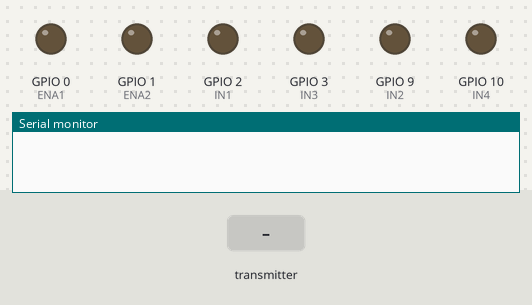
Simulated run of this sketch. Board: ESP32-S3. Parts: output pins drawn as LEDs (lit = HIGH), the last lines printed to the serial monitor. The test bench sets the inputs (shaded band).

Above: at 1.2 s.
1.3 s: the transmitter starts sending adel = 1
At 2.2 s:
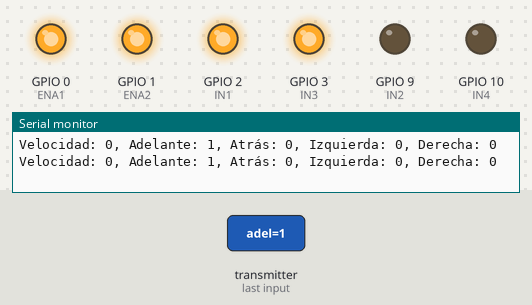
2.8 s: the transmitter starts sending izqu = 1
At 3.4 s:
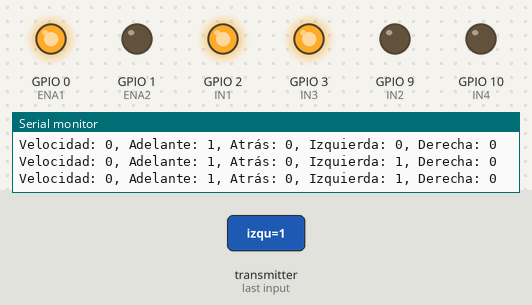
4.3 s: the transmitter starts sending dere = 1
At 5.5 s:
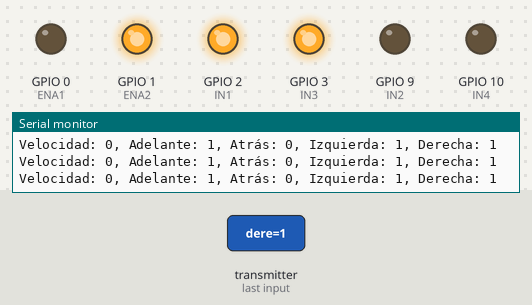
5.8 s: the transmitter starts sending adel = 0
At 6.8 s:
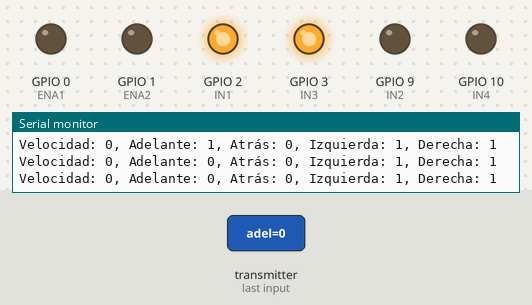
7.3 s: the transmitter starts sending atra = 1
At 8.0 s:
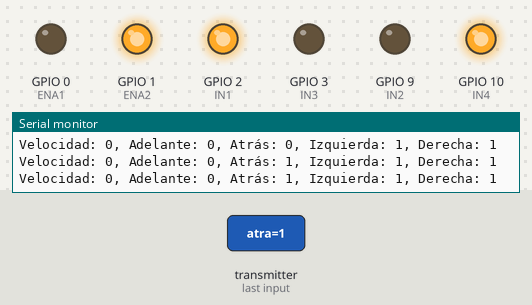
8.8 s: the transmitter starts sending dere = 0
At 9.1 s:
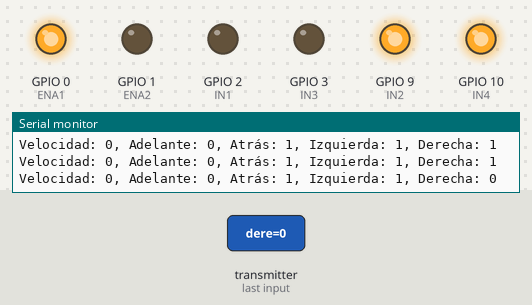
Timing chart, 0 to 11.3 s (numbered marks = the images above; inputs shaded):
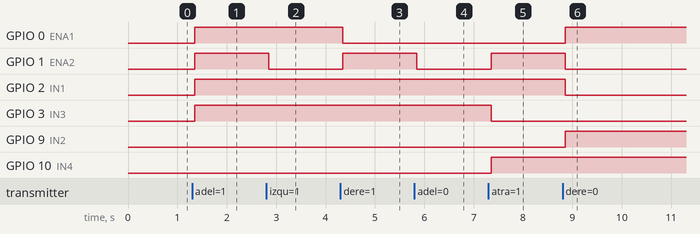

The sketch:

reciver.ino
```cpp
#include <esp_now.h>
#include <WiFi.h>

// Definición de pines para el control del vehículo
#define ENA1 0
#define ENA2 1
#define IN1 2
#define IN2 9
#define IN3 3
#define IN4 10

// Estructura para almacenar los datos recibidos
typedef struct {
  int vel;
  bool adel;
  bool atra;
  bool izqu;
  bool dere;
} ControlData;

ControlData controlData;
bool dataReceived = false;

// Función de callback para manejar los datos recibidos
void OnDataRecv(const esp_now_recv_info *recv_info, const uint8_t *incomingData, int len) {
  // Copiar los datos recibidos a la estructura controlData
  memcpy(&controlData, incomingData, sizeof(controlData));
  dataReceived = true;
}

void setup() {
  Serial.begin(115200);

  // Inicialización de WiFi en modo estación
  WiFi.mode(WIFI_STA);

  // Inicialización de ESP-NOW
  if (esp_now_init() != ESP_OK) {
    Serial.println("Error initializing ESP-NOW");
    return;
  }

  // Registro de la función de callback para manejar los datos recibidos
  esp_now_register_recv_cb(OnDataRecv);

  // Configuración de los pines del vehículo
  pinMode(ENA1, OUTPUT);
  pinMode(ENA2, OUTPUT);
  pinMode(IN1, OUTPUT);
  pinMode(IN2, OUTPUT);
  pinMode(IN3, OUTPUT);
  pinMode(IN4, OUTPUT);
}

void loop() {
  if (dataReceived) {
    // Procesar los datos recibidos
    controlVehicle(controlData);
    dataReceived = false; // Reiniciar la bandera de datos recibidos
  }
}

// Función para controlar el vehículo según los datos recibidos
void controlVehicle(ControlData data) {
  int vel = data.vel;
  bool adel = data.adel;
  bool atra = data.atra;
  bool izqu = data.izqu;
  bool dere = data.dere;

  // Imprimir los datos recibidos (para propósitos de depuración)
  Serial.print("Velocidad: ");
  Serial.print(vel);
  Serial.print(", Adelante: ");
  Serial.print(adel);
  Serial.print(", Atrás: ");
  Serial.print(atra);
  Serial.print(", Izquierda: ");
  Serial.print(izqu);
  Serial.print(", Derecha: ");
  Serial.println(dere);

  // Controlar el vehículo según las instrucciones recibidas
  if (adel) {
    if (dere) {
      adelanteDerecha(vel);
    } else if (izqu) {
      adelanteIzquierda(vel);
    } else {
      adelante(vel);
    }
  } else if (atra) {
    if (dere) {

      atrasDerecha(vel);
    } else if (izqu) {
      atrasIzquierda(vel);
    } else {
      atras(vel);
    }
  } else {
    detener();
  }
}

// Función para detener el vehículo
void detener() {
  digitalWrite(ENA1, LOW);
  digitalWrite(ENA2, LOW);
}

// Funciones para controlar el movimiento del vehículo en diferentes direcciones
void adelante(int vel) {
  digitalWrite(ENA1, HIGH);
  digitalWrite(ENA2, HIGH);
  digitalWrite(IN1, HIGH);
  digitalWrite(IN2, LOW);
  digitalWrite(IN3, HIGH);
  digitalWrite(IN4, LOW);
}

void adelanteDerecha(int vel) {
  digitalWrite(ENA1, LOW);
  digitalWrite(ENA2, HIGH);
  digitalWrite(IN1, HIGH);
  digitalWrite(IN2, LOW);
}

void adelanteIzquierda(int vel) {
  digitalWrite(ENA1, HIGH);
  digitalWrite(ENA2, LOW);
  digitalWrite(IN3, HIGH);
  digitalWrite(IN4, LOW);
}

void atras(int vel) {
  digitalWrite(ENA1, HIGH);
  digitalWrite(ENA2, HIGH);
  digitalWrite(IN1, LOW);
  digitalWrite(IN2, HIGH);
  digitalWrite(IN3, LOW);
  digitalWrite(IN4, HIGH);
}

void atrasDerecha(int vel) {
  digitalWrite(ENA1, LOW);
  digitalWrite(ENA2, HIGH);
  digitalWrite(IN3, LOW);
  digitalWrite(IN4, HIGH);
}

void atrasIzquierda(int vel) {
  digitalWrite(ENA1, HIGH);
  digitalWrite(ENA2, LOW);
  digitalWrite(IN1, LOW);
  digitalWrite(IN2, HIGH);
}
```

Measured:
- after the input at 1.3 s, GPIO 0 (ENA1), GPIO 1 (ENA2), GPIO 2 (IN1), GPIO 3 (IN3): LOW → HIGH after 0.05 s
- after the input at 2.8 s, GPIO 1 (ENA2): HIGH → LOW after 0.05 s
- after the input at 4.3 s, GPIO 0 (ENA1): HIGH → LOW after 0.05 s; GPIO 1 (ENA2): LOW → HIGH after 0.05 s
- after the input at 5.8 s, GPIO 1 (ENA2): HIGH → LOW after 0.05 s
- after the input at 7.3 s, GPIO 1 (ENA2), GPIO 10 (IN4): LOW → HIGH after 0.05 s; GPIO 3 (IN3): HIGH → LOW after 0.05 s
- after the input at 8.8 s, GPIO 0 (ENA1), GPIO 9 (IN2): LOW → HIGH after 0.05 s; GPIO 1 (ENA2), GPIO 2 (IN1): HIGH → LOW after 0.05 s
